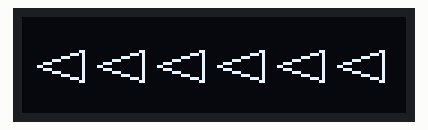
This sketch was run on a simulated Arduino Uno, built with avr-gcc and run on an emulated ATmega328P. Shown: 128×32 one-colour display.

Above: at 0.1 s.
At 0.58 s:
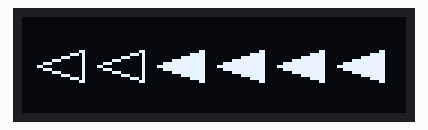
At 1.18 s:
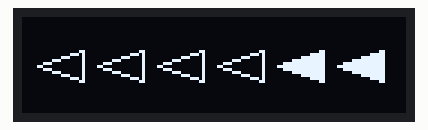

Measured:
- by itself, everything shown: repeats every 0.83 s, in 7 steps

The sketch:

animation_arrow.ino
```cpp
#include <SPI.h>
#include <Wire.h>
#include <Adafruit_GFX.h>
#include <Adafruit_SSD1306.h>
#define SCREEN_WIDTH 128
#define SCREEN_HEIGHT 32
#define OLED_RESET 4
#define PAUSE 1000
Adafruit_SSD1306 display(SCREEN_WIDTH, SCREEN_HEIGHT, &Wire, OLED_RESET);

int varT = 100;

void setup() {
   display.begin(SSD1306_SWITCHCAPVCC, 0x3C);//I2C
   display.fillScreen(BLACK);
   display.clearDisplay();

}

void loop() {
  display.drawTriangle(5, 16, 20, 11, 20, 21, WHITE);//(x1,y1,x2,y2,x3,y3)
  display.drawTriangle(25, 16, 40, 11, 40, 21, WHITE);
  display.drawTriangle(45, 16, 60, 11, 60, 21, WHITE);
  display.drawTriangle(65, 16, 80, 11, 80, 21, WHITE);
  display.drawTriangle(85, 16, 100, 11, 100, 21, WHITE);
  display.drawTriangle(105, 16, 120, 11, 120, 21, WHITE);
  display.display();
  delay(varT);
  display.drawTriangle(5, 16, 20, 11, 20, 21, WHITE);
  display.drawTriangle(25, 16, 40, 11, 40, 21, WHITE);
  display.drawTriangle(45, 16, 60, 11, 60, 21, WHITE);
  display.drawTriangle(65, 16, 80, 11, 80, 21, WHITE);
  display.drawTriangle(85, 16, 100, 11, 100, 21, WHITE);
  display.fillTriangle(105, 16, 120, 11, 120, 21, WHITE);
  display.display();
  delay(varT);
  display.drawTriangle(5, 16, 20, 11, 20, 21, WHITE);
  display.drawTriangle(25, 16, 40, 11, 40, 21, WHITE);
  display.drawTriangle(45, 16, 60, 11, 60, 21, WHITE);
  display.drawTriangle(65, 16, 80, 11, 80, 21, WHITE);
  display.fillTriangle(85, 16, 100, 11, 100, 21, WHITE);
  display.fillTriangle(105, 16, 120, 11, 120, 21, WHITE);
  display.display();
  delay(varT);
  display.drawTriangle(5, 16, 20, 11, 20, 21, WHITE);
  display.drawTriangle(25, 16, 40, 11, 40, 21, WHITE);
  display.drawTriangle(45, 16, 60, 11, 60, 21, WHITE);
  display.fillTriangle(65, 16, 80, 11, 80, 21, WHITE);
  display.fillTriangle(85, 16, 100, 11, 100, 21, WHITE);
  display.fillTriangle(105, 16, 120, 11, 120, 21, WHITE);
  display.display();
  delay(varT);
  display.drawTriangle(5, 16, 20, 11, 20, 21, WHITE);
  display.drawTriangle(25, 16, 40, 11, 40, 21, WHITE);
  display.fillTriangle(45, 16, 60, 11, 60, 21, WHITE);
  display.fillTriangle(65, 16, 80, 11, 80, 21, WHITE);
  display.fillTriangle(85, 16, 100, 11, 100, 21, WHITE);
  display.fillTriangle(105, 16, 120, 11, 120, 21, WHITE);
  display.display();
  delay(varT);
  display.drawTriangle(5, 16, 20, 11, 20, 21, WHITE);
  display.fillTriangle(25, 16, 40, 11, 40, 21, WHITE);
  display.fillTriangle(45, 16, 60, 11, 60, 21, WHITE);
  display.fillTriangle(65, 16, 80, 11, 80, 21, WHITE);
  display.fillTriangle(85, 16, 100, 11, 100, 21, WHITE);
  display.fillTriangle(105, 16, 120, 11, 120, 21, WHITE);
  display.display();
  delay(varT);
  display.fillTriangle(5, 16, 20, 11, 20, 21, WHITE);
  display.fillTriangle(25, 16, 40, 11, 40, 21, WHITE);
  display.fillTriangle(45, 16, 60, 11, 60, 21, WHITE);
  display.fillTriangle(65, 16, 80, 11, 80, 21, WHITE);
  display.fillTriangle(85, 16, 100, 11, 100, 21, WHITE);
  display.fillTriangle(105, 16, 120, 11, 120, 21, WHITE);
  display.display();
  delay(varT);
  display.clearDisplay();

}
```
